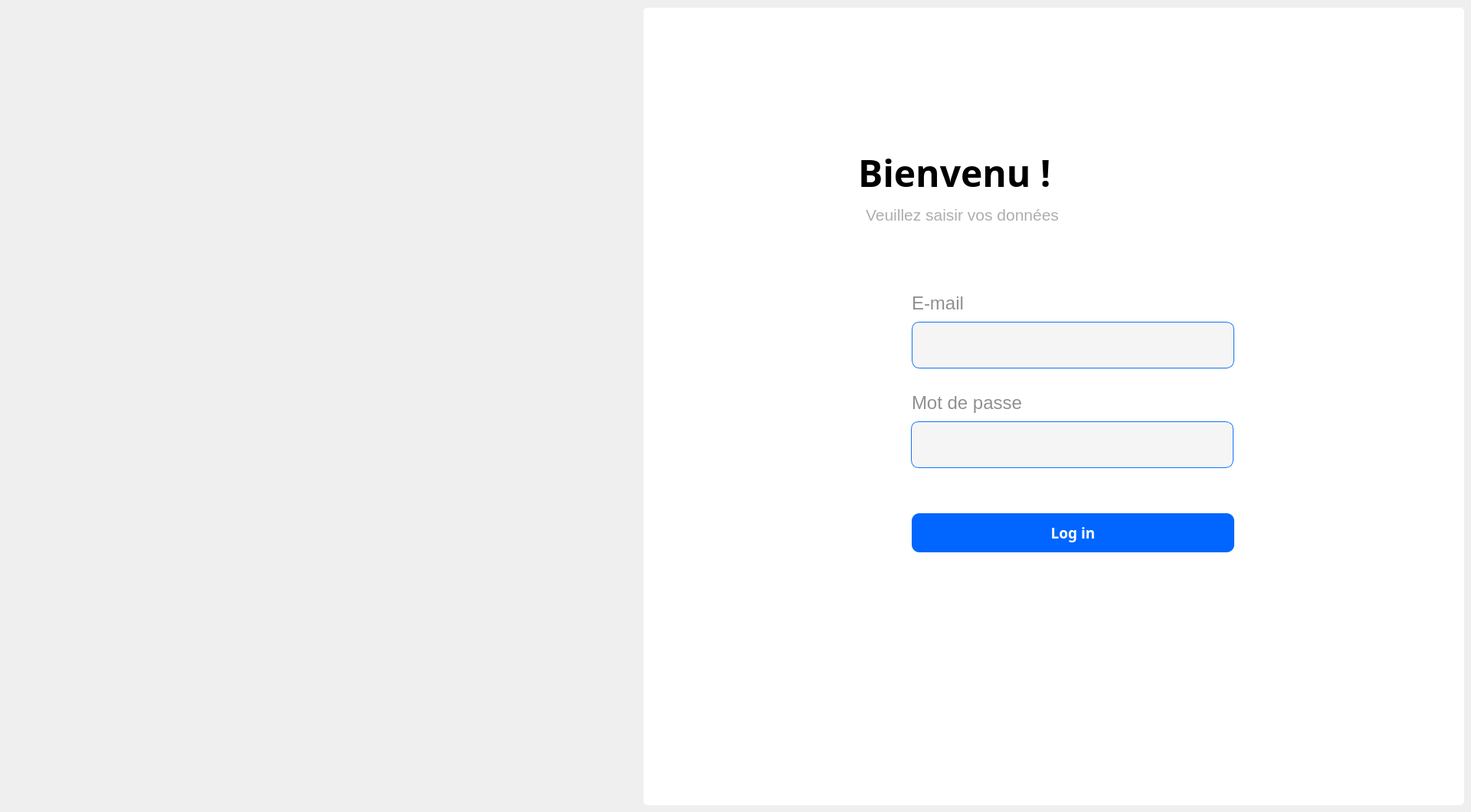
    <widget class="QWidget" name="login">
     <widget class="QLabel" name="label">
      <property name="geometry">
       <rect>
        <x>20</x>
        <y>10</y>
        <width>810</width>
        <height>1041</height>
       </rect>
      </property>
      <property name="styleSheet">
       <string notr="true">background-image: url(:/images/images/simon-lee-zft-W1kVEhg-unsplash.jpg);
border-radius:5px</string>
      </property>
      <property name="text">
       <string/>
      </property>
     </widget>
     <widget class="QFrame" name="frame_11">
      <property name="geometry">
       <rect>
        <x>840</x>
        <y>10</y>
        <width>1071</width>
        <height>1041</height>
       </rect>
      </property>
      <property name="styleSheet">
       <string notr="true">background-color: rgb(255, 255, 255);
border-radius:5px</string>
      </property>
      <property name="frameShape">
       <enum>QFrame::StyledPanel</enum>
      </property>
      <property name="frameShadow">
       <enum>QFrame::Raised</enum>
      </property>
      <widget class="QLabel" name="label_18">
       <property name="geometry">
        <rect>
         <x>280</x>
         <y>170</y>
         <width>1211</width>
         <height>91</height>
        </rect>
       </property>
       <property name="font">
        <font>
         <family>Segoe UI Semibold</family>
         <pointsize>36</pointsize>
         <weight>75</weight>
         <bold>true</bold>
        </font>
       </property>
       <property name="styleSheet">
        <string notr="true">color:rgb(0, 0, 0);</string>
       </property>
       <property name="text">
        <string>Bienvenu !</string>
       </property>
      </widget>
      <widget class="QLabel" name="label_19">
       <property name="geometry">
        <rect>
         <x>350</x>
         <y>370</y>
         <width>151</width>
         <height>31</height>
        </rect>
       </property>
       <property name="font">
        <font>
         <family>Segoe UI Symbol</family>
         <pointsize>18</pointsize>
        </font>
       </property>
       <property name="styleSheet">
        <string notr="true">color: rgb(144, 144, 144);</string>
       </property>
       <property name="text">
        <string>E-mail</string>
       </property>
       <property name="buddy">
        <cstring>le_emailL</cstring>
       </property>
      </widget>
      <widget class="QLineEdit" name="le_emailL">
       <property name="geometry">
        <rect>
         <x>350</x>
         <y>410</y>
         <width>421</width>
         <height>61</height>
        </rect>
       </property>
       <property name="font">
        <font>
         <family>Yu Gothic UI Semibold</family>
         <pointsize>10</pointsize>
         <weight>75</weight>
         <bold>true</bold>
        </font>
       </property>
       <property name="styleSheet">
        <string notr="true">border-radius: 10px;
background: #F5F5F5;
border: 1px solid rgb(19, 113, 255);
padding-bottom:7px;</string>
       </property>
       <property name="inputMask">
        <string/>
       </property>
       <property name="placeholderText">
        <string/>
       </property>
      </widget>
      <widget class="QLineEdit" name="le_mdp_L">
       <property name="geometry">
        <rect>
         <x>349</x>
         <y>540</y>
         <width>421</width>
         <height>61</height>
        </rect>
       </property>
       <property name="font">
        <font>
         <family>Yu Gothic UI Semibold</family>
         <pointsize>10</pointsize>
         <weight>75</weight>
         <bold>true</bold>
        </font>
       </property>
       <property name="styleSheet">
        <string notr="true">border-radius: 10px;
background: #F5F5F5;
border: 1px solid rgb(19, 113, 255);
padding-bottom:7px;</string>
       </property>
       <property name="text">
        <string/>
       </property>
       <property name="placeholderText">
        <string/>
       </property>
      </widget>
      <widget class="QLabel" name="label_20">
       <property name="geometry">
        <rect>
         <x>350</x>
         <y>500</y>
         <width>221</width>
         <height>31</height>
        </rect>
       </property>
       <property name="font">
        <font>
         <family>Segoe UI Symbol</family>
         <pointsize>18</pointsize>
        </font>
       </property>
       <property name="styleSheet">
        <string notr="true">color: rgb(144, 144, 144);</string>
       </property>
       <property name="text">
        <string>Mot de passe</string>
       </property>
       <property name="buddy">
        <cstring>le_mdp_L</cstring>
       </property>
      </widget>
      <widget class="QLabel" name="label_21">
       <property name="geometry">
        <rect>
         <x>290</x>
         <y>260</y>
         <width>251</width>
         <height>21</height>
        </rect>
       </property>
       <property name="font">
        <font>
         <family>Segoe UI</family>
         <pointsize>16</pointsize>
        </font>
       </property>
       <property name="styleSheet">
        <string notr="true">color:rgb(173, 173, 173)</string>
       </property>
       <property name="text">
        <string>Veuillez saisir vos données</string>
       </property>
      </widget>
      <widget class="QPushButton" name="pushButton">
       <property name="geometry">
        <rect>
         <x>290</x>
         <y>420</y>
         <width>51</width>
         <height>41</height>
        </rect>
       </property>
       <property name="styleSheet">
        <string notr="true">background:rgb(255, 255, 255);</string>
       </property>
       <property name="text">
        <string/>
       </property>
       <property name="icon">
        <iconset resource="D:/volve/untitled22/res.qrc">
         <normaloff>:/icon/icons/icons8-mail-48 (1).png</normaloff>:/icon/icons/icons8-mail-48 (1).png</iconset>
       </property>
       <property name="iconSize">
        <size>
         <width>40</width>
         <height>40</height>
        </size>
       </property>
       <property name="flat">
        <bool>true</bool>
       </property>
      </widget>
      <widget class="QPushButton" name="pushButton_2">
       <property name="geometry">
        <rect>
         <x>290</x>
         <y>550</y>
         <width>51</width>
         <height>41</height>
        </rect>
       </property>
       <property name="text">
        <string/>
       </property>
       <property name="icon">
        <iconset resource="D:/volve/untitled22/res.qrc">
         <normaloff>:/icon/icons/icons8-key-security-48.png</normaloff>:/icon/icons/icons8-key-security-48.png</iconset>
       </property>
       <property name="iconSize">
        <size>
         <width>40</width>
         <height>40</height>
        </size>
       </property>
       <property name="flat">
        <bool>true</bool>
       </property>
      </widget>
      <widget class="QPushButton" name="pb_login">
       <property name="geometry">
        <rect>
         <x>350</x>
         <y>660</y>
         <width>421</width>
         <height>51</height>
        </rect>
       </property>
       <property name="font">
        <font>
         <family>Segoe UI Semibold</family>
         <pointsize>14</pointsize>
         <weight>75</weight>
         <bold>true</bold>
        </font>
       </property>
       <property name="cursor">
        <cursorShape>PointingHandCursor</cursorShape>
       </property>
       <property name="styleSheet">
        <string notr="true">QPushButton {
background:rgb(0, 102, 255);
color:white;
border-radius: 10px;
}

QPushButton::hover
{
background:rgb(0, 51, 162);
color:white;
border-radius: 10px;

}</string>
       </property>
       <property name="text">
        <string>Log in</string>
       </property>
       <property name="flat">
        <bool>false</bool>
       </property>
      </widget>
      <widget class="QPushButton" name="pb_password">
       <property name="geometry">
        <rect>
         <x>710</x>
         <y>550</y>
         <width>51</width>
         <height>41</height>
        </rect>
       </property>
       <property name="cursor">
        <cursorShape>PointingHandCursor</cursorShape>
       </property>
       <property name="styleSheet">
        <string notr="true">
QPushButton
{
background: #F5F5F5;
}

QPushButton::hover
{

border-radius:10px;
	;
	background-color: rgb(190, 190, 190);

}</string>
       </property>
       <property name="text">
        <string/>
       </property>
       <property name="icon">
        <iconset resource="D:/volve/untitled22/res.qrc">
         <normaloff>:/icon/icons/show.png</normaloff>:/icon/icons/show.png</iconset>
       </property>
       <property name="iconSize">
        <size>
         <width>25</width>
         <height>25</height>
        </size>
       </property>
       <property name="flat">
        <bool>false</bool>
       </property>
      </widget>
      <widget class="QFrame" name="frame_12">
       <property name="geometry">
        <rect>
         <x>390</x>
         <y>730</y>
         <width>371</width>
         <height>131</height>
        </rect>
       </property>
       <property name="frameShape">
        <enum>QFrame::StyledPanel</enum>
       </property>
       <property name="frameShadow">
        <enum>QFrame::Raised</enum>
       </property>
       <widget class="QLabel" name="lab_erreur_login">
        <property name="geometry">
         <rect>
          <x>20</x>
          <y>40</y>
          <width>341</width>
          <height>51</height>
         </rect>
        </property>
        <property name="styleSheet">
         <string notr="true">color:black;
border:none;</string>
        </property>
        <property name="text">
         <string/>
        </property>
       </widget>
      </widget>
      <widget class="QLabel" name="label_8">
       <property name="geometry">
        <rect>
         <x>670</x>
         <y>900</y>
         <width>391</width>
         <height>91</height>
        </rect>
       </property>
       <property name="font">
        <font>
         <family>Segoe UI Light</family>
         <pointsize>14</pointsize>
         <weight>50</weight>
         <bold>false</bold>
        </font>
       </property>
       <property name="text">
        <string/>
       </property>
      </widget>
     </widget>
     <widget class="QLabel" name="label_22">
      <property name="geometry">
       <rect>
        <x>120</x>
        <y>340</y>
        <width>571</width>
        <height>261</height>
       </rect>
      </property>
      <property name="styleSheet">
       <string notr="true">image: url(:/images/images/Capture_logo_login-removebg-preview.png);
background:none;</string>
      </property>
      <property name="text">
       <string/>
      </property>
     </widget>
    </widget>
